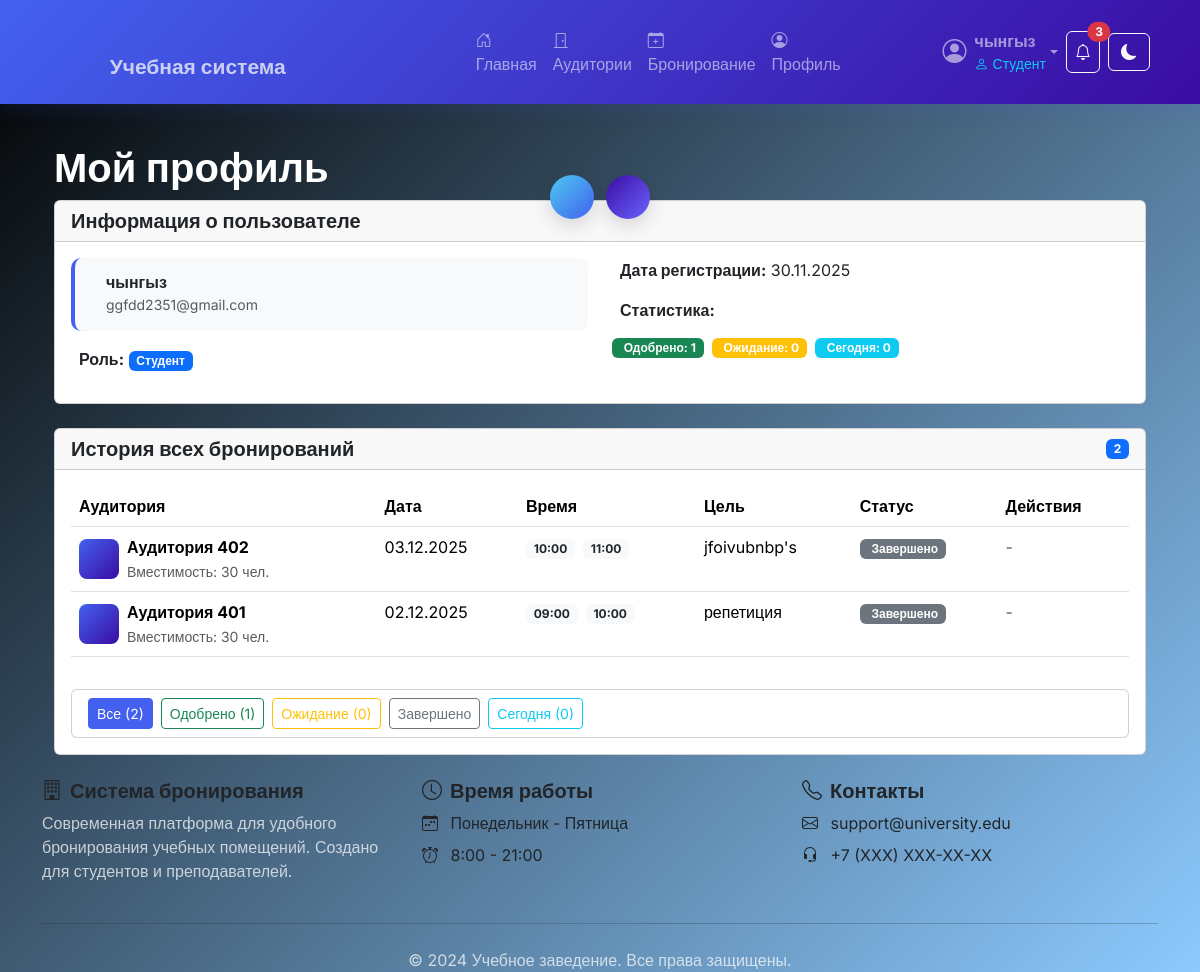
Before: /profile (signed in) with the older database file.
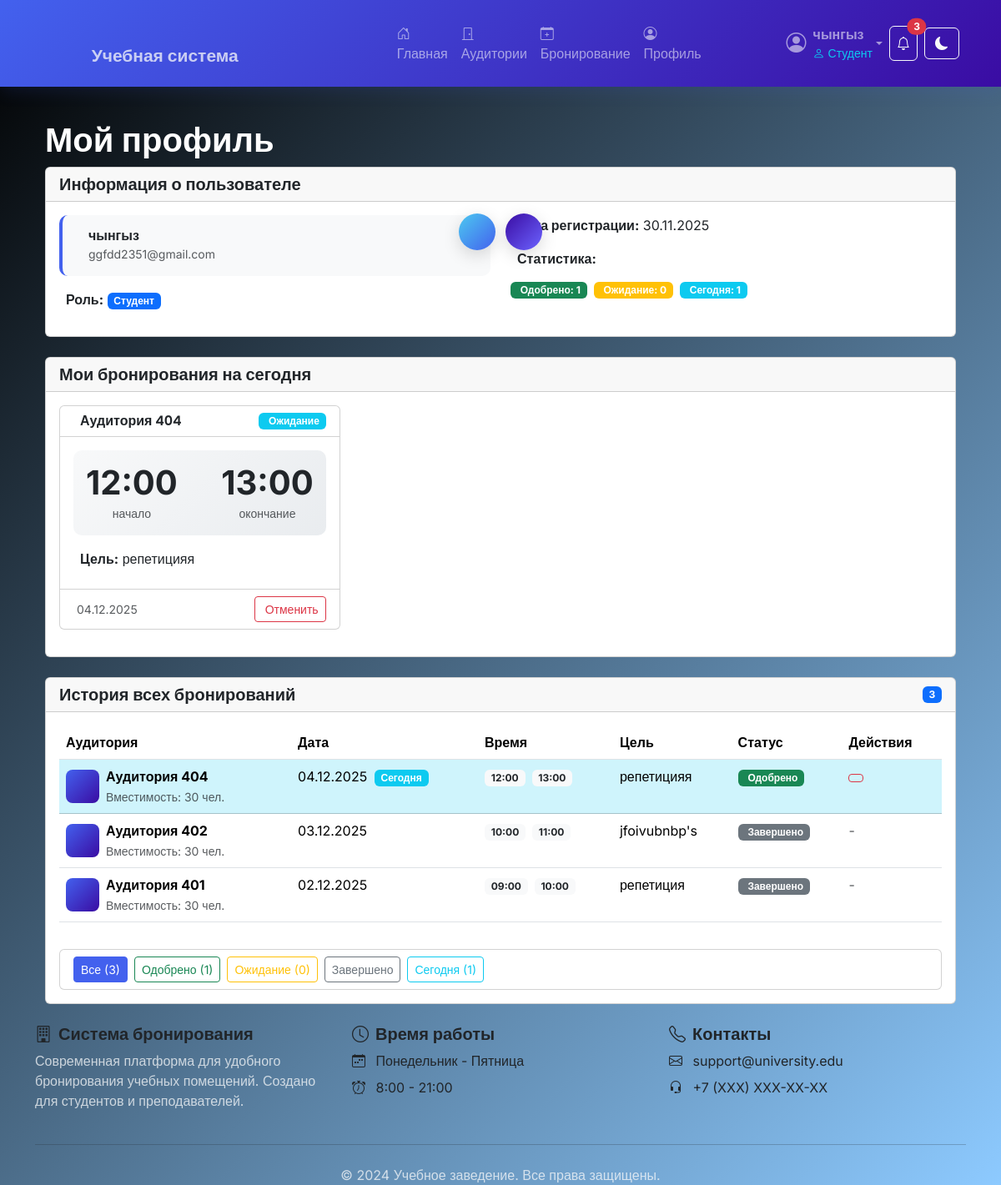
After: the same page with the newer database file.
### app/models.py (models this page shows, shortened)
class Booking(db.Model):
    __tablename__ = 'booking'
    id = db.Column(db.Integer, primary_key=True)
    user_id = db.Column(db.Integer, db.ForeignKey('user.id'), nullable=False)
    classroom_id = db.Column(db.Integer, db.ForeignKey('classroom.id'), nullable=False)
    booking_date = db.Column(db.Date, nullable=False)
    start_time = db.Column(db.Time, nullable=False)
    end_time = db.Column(db.Time, nullable=False)
    purpose = db.Column(db.String(200), nullable=False)
    status = db.Column(db.String(20), default='pending')
    created_at = db.Column(db.DateTime, default=datetime.utcnow)
    recurring_booking_id = db.Column(db.Integer, db.ForeignKey('recurring_booking.id'), nullable=True)
    recurring_booking = db.relationship('RecurringBooking', backref='generated_bookings')

class Classroom(db.Model):
    __tablename__ = 'classroom'
    id = db.Column(db.Integer, primary_key=True)
    room_number = db.Column(db.String(20), unique=True, nullable=False)
    capacity = db.Column(db.Integer, nullable=False)
    floor = db.Column(db.Integer, nullable=False)
    has_projector = db.Column(db.Boolean, default=False)
    has_computers = db.Column(db.Boolean, default=False)
    is_active = db.Column(db.Boolean, default=True)
    bookings = db.relationship('Booking', backref='classroom', lazy='dynamic')

### app/routes.py (the view)
@main_bp.route('/profile')
@login_required
def profile():
    try:
        auto_complete_past_bookings()
        user_bookings = Booking.query.filter_by(user_id=current_user.id).order_by(
            Booking.booking_date.desc(),
            Booking.start_time.desc()
        ).all()
        user_queue_entries = BookingQueue.query.filter_by(user_id=current_user.id).order_by(
            BookingQueue.booking_date.desc(),
            BookingQueue.start_time.desc()
        ).all()
        return render_template('profile.html',
                             title='Мой профиль',
                             bookings=user_bookings,
                             queue_entries=user_queue_entries,
                             current_date=date.today())
    except Exception as e:
        flash('Ошибка загрузки данных профиля.', 'danger')
        return render_template('profile.html',
                             title='Мой профиль',
                             bookings=[],
                             queue_entries=[],
                             current_date=date.today())

### app/models.py (called while the page is built)
@login_manager.user_loader
def load_user(user_id):
    return User.query.get(int(user_id))

### app/routes.py (called while the page is built)
@main_bp.context_processor
def inject_now():
    return {'now': datetime.now()}

def auto_complete_past_bookings():
    now = datetime.now()
    current_time = now.time()
    current_date = now.date()
    expired_bookings = Booking.query.filter(
        ((Booking.booking_date < current_date) |
         ((Booking.booking_date == current_date) & (Booking.end_time < current_time))),
        Booking.status.in_(['approved', 'pending'])
    ).all()
    for booking in expired_bookings:
        booking.status = 'completed'
    if expired_bookings:
        db.session.commit()
        print(f"Автоматически завершено {len(expired_bookings)} бронирований")

### app/templates/profile.html (shortened to what the changed rows need)
{% extends "base.html" %} {% block content %}
<div class="container">
  <div class="row">
    <div class="col-md-12">
      <h1 class="text-white"> Мой профиль</h1>
      <div class="card mb-4">
        <div class="card-body">
          <div class="row">
            <div class="col-md-6">
              <div class="d-flex flex-wrap gap-2">
                <span class="badge bg-success">
                  Одобрено: {{ bookings|selectattr('status', 'equalto', 'approved')|list|length }}
                </span>
                <span class="badge bg-warning">
                  Ожидание: {{ bookings|selectattr('status', 'equalto', 'pending')|list|length }}
                </span>
                <span class="badge bg-info">
                  Сегодня: {{ bookings|selectattr('booking_date', 'equalto',
                  current_date)|list|length }}
                </span>
              </div>
            </div>
          </div>
        </div>
      </div>
      {% set today_bookings = bookings|selectattr('booking_date', 'equalto', current_date)|list %}
      {% set active_today_bookings = today_bookings|selectattr('status', 'in', ['approved',
      'pending'])|list %} {% if active_today_bookings %}
      <div class="card mb-4">
        <div class="card-header">
          <h5 class="mb-0"> Мои бронирования на сегодня</h5>
        </div>
        <div class="card-body">
          <div class="row">
            {% for booking in active_today_bookings %}
            <div class="col-md-6 col-lg-4 mb-3">
              <div
                class="card h-100 {% if booking.start_time <= now.time() and booking.end_time > now.time() %}border-success border-2 pulse-green{% endif %}"
              >
                <div class="card-header bg-transparent">
                  <div class="d-flex justify-content-between align-items-center">
                    <h6 class="mb-0">
                      Аудитория {{ booking.classroom.room_number }}
                    </h6>
                    {% if booking.status == 'approved' %} {% if booking.start_time <= now.time() and
                    booking.end_time > now.time() %}
                    <span class="badge bg-success">
                      <i class="fas fa-play me-1"></i>Идет сейчас
                    </span>
                    {% elif booking.start_time > now.time() %}
                    <span class="badge bg-info"> Ожидание </span>
                    {% endif %} {% else %}
                    <span class="badge bg-warning">
                      <i class="fas fa-hourglass-half me-1"></i>На рассмотрении
                    </span>
                    {% endif %}
                  </div>
                </div>
                <div class="card-body">
                  <div class="booking-time mb-3">
                    <div class="text-center">
                      <div class="display-6 fw-bold">
                        {{ booking.start_time.strftime('%H:%M') }}
                      </div>
                      <small class="text-muted">начало</small>
                    </div>
                    <div class="text-center">
                      <div class="display-6 fw-bold">{{ booking.end_time.strftime('%H:%M') }}</div>
                      <small class="text-muted">окончание</small>
                    </div>
                  </div>
                  <p class="mb-2">
                    <strong>Цель:</strong> {{
                    booking.purpose|truncate(50) }}
                  </p>
                </div>
                <div class="card-footer bg-transparent">
                  <div class="d-flex justify-content-between align-items-center">
                    <small class="text-muted">
                      {{ booking.booking_date.strftime('%d.%m.%Y') }}
                    </small>
                    {% if booking.booking_date >= current_date and booking.status in ['approved',
                    'pending'] %}
                    <a
                      href="{{ url_for('main.cancel_booking', booking_id=booking.id) }}"
                      class="btn btn-outline-danger btn-sm"
                      onclick="return confirm('Отменить это бронирование?')"
                    >
                      Отменить
                    </a>
                    {% endif %}
                  </div>
                </div>
              </div>
            </div>
            {% endfor %}
          </div>
        </div>
      </div>
      {% endif %}
      <div class="card">
        <div class="card-header">
          <div class="d-flex justify-content-between align-items-center">
            <h5 class="mb-0"> История всех бронирований</h5>
            <span class="badge bg-primary">{{ bookings|length }}</span>
          </div>
        </div>
        <div class="card-body">
          {% if bookings %}
          <div class="table-responsive">
            <table class="table table-hover">
              <thead>
                <tr>
                  <th>Аудитория</th>
                  <th>Дата</th>
                  <th>Время</th>
                  <th>Цель</th>
                  <th>Статус</th>
                  <th>Действия</th>
                </tr>
              </thead>
              <tbody>
                {% for booking in bookings %}
                <tr class="{% if booking.booking_date == current_date %}table-info{% endif %}">
                  <td>
                    <div class="d-flex align-items-center">
                      <div class="classroom-icon me-2">
                      </div>
                      <div>
                        <strong>Аудитория {{ booking.classroom.room_number }}</strong><br />
                        <small class="text-muted">
                          Вместимость: {{ booking.classroom.capacity }} чел.
                        </small>
                      </div>
                    </div>
                  </td>
                  <td>
                    {{ booking.booking_date.strftime('%d.%m.%Y') }} {% if booking.booking_date ==
                    current_date %}
                    <span class="badge bg-info ms-1">Сегодня</span>
                    {% endif %}
                  </td>
                  <td>
                    <div class="time-slot">
                      <span class="badge bg-light text-dark"
                        >{{ booking.start_time.strftime('%H:%M') }}</span
                      >
                      <span class="badge bg-light text-dark"
                        >{{ booking.end_time.strftime('%H:%M') }}</span
                      >
                    </div>
                  </td>
                  <td>
                    <div class="booking-purpose">
                      {{ booking.purpose|truncate(40) }}
                    </div>
                  </td>
                  <td>
                    {% if booking.status == 'approved' %} {% if booking.booking_date < current_date
                    or (booking.booking_date == current_date and booking.end_time < now.time()) %}
                    <span class="badge bg-secondary">
                      Завершено
                    </span>
                    {% elif booking.start_time <= now.time() and booking.end_time > now.time() %}
                    <span class="badge bg-success"> <i class="fas fa-play me-1"></i>Активно </span>
                    {% else %}
                    <span class="badge bg-success">
                      Одобрено
                    </span>
                    {% endif %} {% elif booking.status == 'pending' %}
                    <span class="badge bg-warning">
                      <i class="fas fa-clock me-1"></i>Ожидание
                    </span>
                    {% elif booking.status == 'completed' %}
                    <span class="badge bg-secondary">
                      Завершено
                    </span>
                    {% else %}
                    <span class="badge bg-danger">
                      <i class="fas fa-times me-1"></i>Отклонено
                    </span>
                    {% endif %}
                  </td>
                  <td>
                    {% if booking.booking_date >= current_date and booking.status in ['approved',
                    'pending'] %}
                    <div class="btn-group btn-group-sm">
                      <a
                        href="{{ url_for('main.cancel_booking', booking_id=booking.id) }}"
                        class="btn btn-outline-danger"
                        onclick="return confirm('Отменить это бронирование?')"
                        data-bs-toggle="tooltip"
                        title="Отменить"
                      >
                      </a>
                    </div>
                    {% else %}
                    <span class="text-muted">-</span>
                    {% endif %}
                  </td>
                </tr>
                {% endfor %}
              </tbody>
            </table>
          </div>
          <div class="row mt-3">
            <div class="col-md-12">
              <div class="card">
                <div class="card-body py-2">
                  <div class="d-flex flex-wrap gap-2">
                    <button
                      class="btn btn-sm btn-outline-primary active filter-btn"
                      data-filter="all"
                    >
                      Все ({{ bookings|length }})
                    </button>
                    <button
                      class="btn btn-sm btn-outline-success filter-btn"
                      data-filter="approved"
                    >
                      Одобрено ({{ bookings|selectattr('status', 'equalto', 'approved')|list|length
                      }})
                    </button>
                    <button class="btn btn-sm btn-outline-warning filter-btn" data-filter="pending">
                      Ожидание ({{ bookings|selectattr('status', 'equalto', 'pending')|list|length
                      }})
                    </button>
                    <button
                      class="btn btn-sm btn-outline-secondary filter-btn"
                      data-filter="completed"
                    >
                      Завершено
                    </button>
                    <button class="btn btn-sm btn-outline-info filter-btn" data-filter="today">
                      Сегодня ({{ today_bookings|length }})
                    </button>
                  </div>
                </div>
              </div>
            </div>
          </div>
          {% endif %}
        </div>
      </div>
    </div>
  </div>
</div>
{% endblock %}

### app/templates/base.html (shortened to what the changed rows need)
<!DOCTYPE html>
<html lang="ru" data-bs-theme="light">
  <head>
    <link
      href="https://cdn.jsdelivr.net/npm/bootstrap@5.3.2/dist/css/bootstrap.min.css"
      rel="stylesheet"
    />
    <link
      rel="stylesheet"
      href="https://cdn.jsdelivr.net/npm/bootstrap-icons@1.10.0/font/bootstrap-icons.css"
    />
  </head>
  <body class="d-flex flex-column min-vh-100">
    <div class="attractors" id="globalAttractors" aria-hidden="true">
      <div class="attractor left" id="attractorLeft"></div>
      <div class="attractor right" id="attractorRight"></div>
    </div>
    <main class="flex-grow-1 py-4">
      <div class="container fade-in">{% block content %}{% endblock %}</div>
    </main>
  </body>
</html>

Changed rows visible on the page:
added Booking: classroom.room_number "404", status "Ожидание", start_time "12:00", end_time "13:00", purpose "репетицияя", booking_date "04.12.2025", classroom.capacity "30", shows "Сегодня"
changed Booking "jfoivubnbp's": status "approved" → "completed" (drawn)
Other visible differences:
{{ bookings|length }}: "2" → "3"
{{ today_bookings|length }}: "0" → "1"
text no longer shown: "0"
text now shown: "1 Мои бронирования на сегодня"
